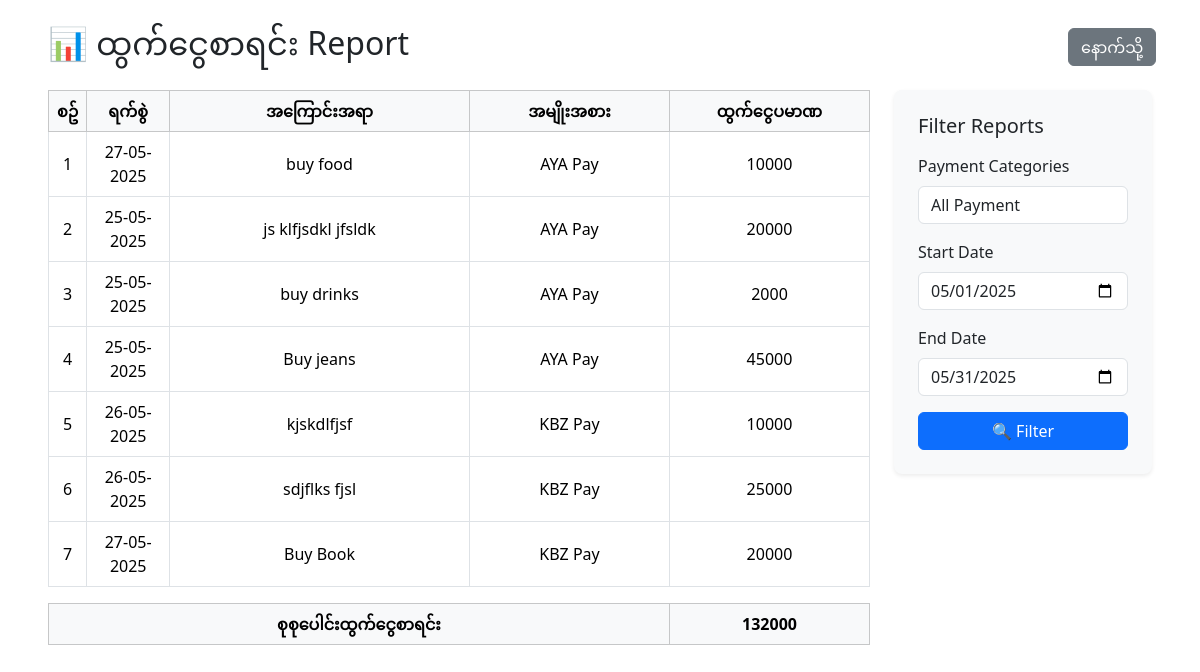
/report.php?report=total_cash_out, run on the app's committed database.
### tables this page shows
CREATE TABLE `cashbook` (
  `id` int(11) NOT NULL,
  `date` date NOT NULL,
  `description` text NOT NULL,
  `in_amt` int(11) NOT NULL,
  `out_amt` int(11) NOT NULL,
  `balance` int(11) NOT NULL,
  `category_id` int(11) NOT NULL,
  `created_at` timestamp NOT NULL DEFAULT current_timestamp() ON UPDATE current_timestamp()
);

CREATE TABLE `payment_categories` (
  `id` int(11) NOT NULL,
  `name` varchar(100) NOT NULL,
  `image` varchar(255) NOT NULL
);

### report.php (the view, shortened to what this page needs)
<?php include 'connect.php'; ?>
<div class="mx-5 py-4">
  <div class="mb-4 d-flex">
    <div class="col-11">
      <h2 class="mb-0">
        📊
        <?php
            if($_GET['report'] == 'cash_in_percentage'){
                echo "ငွေသွင်းဝန်ဆောင်ခ";
            } elseif($_GET['report'] == 'cash_out_percentage'){
                echo "ငွေထုတ်ဝန်ဆောင်ခ";
            } elseif($_GET['report'] == 'total_cash_in'){
                echo "ငွေဝင်စာရင်း";
            } elseif($_GET['report'] == 'total_cash_out'){
                echo "ထွက်ငွေစာရင်း";
            } elseif($_GET['report'] == 'total_cash_in_out'){
                echo "ငွေအဝင်/အထွက်စာရင်း";
            } elseif($_GET['report'] == 'balance'){
                echo "လက်ကျန်ငွေစာရင်း";
            }
        ?>
        Report
      </h2>
    </div>
    <div class="col">
      <a href="index.php"><button type="button" name="button" class="btn btn-secondary mt-1 ms-2">နောက်သို့</button></a>
    </div>
  </div>
  <div class="row">
    <div class="col-lg-9 mb-4">
    <?php
      if($_GET['report'] == 'cash_in_percentage'){
        if(isset($_POST['filter']) && !empty($_POST['start_date']) && !empty($_POST['end_date']) && !empty($_POST['payment_category'])){
          $start_date = $_POST['start_date'];
          $end_date = $_POST['end_date'];
          $payment_category = $_POST['payment_category'];
          $cash_in_percentagestmt = $pdo->prepare("SELECT * FROM cashbook WHERE in_amt != 0 AND date BETWEEN '$start_date' AND '$end_date' AND category_id='$payment_category'");
        }elseif(isset($_POST['filter']) && !empty($_POST['start_date']) && !empty($_POST['end_date'])){
          $start_date = $_POST['start_date'];
          $end_date = $_POST['end_date'];
          $cash_in_percentagestmt = $pdo->prepare("SELECT * FROM cashbook WHERE in_amt != 0 AND date BETWEEN '$start_date' AND '$end_date'");
        }elseif(isset($_POST['filter']) && !empty($_POST['payment_category'])){
          $payment_category = $_POST['payment_category'];
          $cash_in_percentagestmt = $pdo->prepare("SELECT * FROM cashbook WHERE in_amt != 0 AND category_id='$payment_category'");
        }else{
          $cash_in_percentagestmt = $pdo->prepare("SELECT * FROM cashbook WHERE in_amt != 0");
        }
        $cash_in_percentagestmt->execute();
        $cash_in_percentagedatas = $cash_in_percentagestmt->fetchAll();
    ?>
    <div class="table-responsive">
        <table class="table table-bordered table-hover align-middle">
          <thead class="table-light">
            <tr>
                <th class="text-center">စဥ်</th>
                <th class="text-center">ရက်စွဲ</th>
                <th class="text-center" style="width: 200px;">အမျိုးအစား</th>
                <th class="text-center">အဝင်ငွေပမာဏ</th>
                <th class="text-center">ဝန်ဆောင်ခ ( % ) </th>
                <th class="text-center">ဝန်ဆောင်ခပမာဏ</th>
            </tr>
          </thead>
          <tbody>
            <?php
            $no = 1;
            foreach($cash_in_percentagedatas as $cash_in_percentagedata){
                $id = $cash_in_percentagedata['id'];
                $payment_category = $cash_in_percentagedata['category_id'];
                $percentagestmt = $pdo->prepare("SELECT * FROM percentage WHERE cash_id = '$id'");
                $percentagestmt->execute();
                $percentagedatas = $percentagestmt->fetch(PDO::FETCH_ASSOC);
                $paymentstmt = $pdo->prepare("SELECT * FROM payment_categories WHERE id='$payment_category'");
                $paymentstmt->execute();
                $paymentdatas = $paymentstmt->fetch(PDO::FETCH_ASSOC);
            ?>
            <tr>
              <td class="text-center"><?php echo $no; ?></td>
              <td class="text-center"><?php echo date('d-m-Y', strtotime($cash_in_percentagedata['date'])) ?></td>
              <td class="text-center"><?php echo $paymentdatas['name']; ?></td>
              <td class="text-center"><?php echo $cash_in_percentagedata['in_amt']; ?></td>
              <td class="text-center"><?php echo $percentagedatas['percentage']; ?></td>
              <td class="text-center" style="width: 150px;"><?php echo $percentagedatas['percentage_amt']; ?></td>
            </tr>
            <?php
            $no++;
            }
            ?>
          </tbody>
        </table>
        <?php
          if(isset($_POST['filter']) && !empty($_POST['start_date']) && !empty($_POST['end_date']) && !empty($_POST['payment_category'])){
            $start_date = $_POST['start_date'];
            $end_date = $_POST['end_date'];
            $payment_category = $_POST['payment_category'];
            $total_percentagestmt = $pdo->prepare("SELECT SUM(percentage_amt) AS total_percentage_amt FROM percentage WHERE inorout = 'in' AND date BETWEEN '$start_date' AND '$end_date' AND category_id='$payment_category'");
          }elseif(isset($_POST['filter']) && !empty($_POST['start_date']) && !empty($_POST['end_date'])){
            $start_date = $_POST['start_date'];
            $end_date = $_POST['end_date'];
            $total_percentagestmt = $pdo->prepare("SELECT SUM(percentage_amt) AS total_percentage_amt FROM percentage WHERE inorout = 'in' AND date BETWEEN '$start_date' AND '$end_date'");
          }elseif(isset($_POST['filter']) && !empty($_POST['payment_category'])){
            $payment_category = $_POST['payment_category'];
            $total_percentagestmt = $pdo->prepare("SELECT SUM(percentage_amt) AS total_percentage_amt FROM percentage WHERE inorout = 'in' AND category_id='$payment_category'");
          }else{
            $total_percentagestmt = $pdo->prepare("SELECT SUM(percentage_amt) AS total_percentage_amt FROM percentage WHERE inorout = 'in'");
          }
            $total_percentagestmt->execute();
            $total_percentagedatas = $total_percentagestmt->fetch(PDO::FETCH_ASSOC);
        ?>
        <table class="table table-bordered table-hover align-middle">
          <thead class="table-light">
            <tr>
                <th class="text-center">စုစုပေါင်းငွေသွင်းဝန်ဆောင်ခ</th>
                <th class="text-center" style="width: 150px;"><?php echo $total_percentagedatas['total_percentage_amt']; ?></th>
            </tr>
          </thead>
        </table>
      </div>
    <?php
      }elseif($_GET['report'] == 'total_cash_out'){
        if(isset($_POST['filter']) && !empty($_POST['start_date']) && !empty($_POST['end_date']) && !empty($_POST['payment_category'])){
          $start_date = $_POST['start_date'];
          $end_date = $_POST['end_date'];
          $payment_category = $_POST['payment_category'];
          $total_cash_outstmt = $pdo->prepare("SELECT * FROM cashbook WHERE out_amt != 0 AND date BETWEEN '$start_date' AND '$end_date' AND category_id='$payment_category'");
        }elseif(isset($_POST['filter']) && !empty($_POST['start_date']) && !empty($_POST['end_date'])){
          $start_date = $_POST['start_date'];
          $end_date = $_POST['end_date'];
          $total_cash_outstmt = $pdo->prepare("SELECT * FROM cashbook WHERE out_amt != 0 AND date BETWEEN '$start_date' AND '$end_date'");
        }elseif(isset($_POST['filter']) && !empty($_POST['payment_category'])){
          $payment_category = $_POST['payment_category'];
          $total_cash_outstmt = $pdo->prepare("SELECT * FROM cashbook WHERE out_amt != 0 AND category_id='$payment_category'");
        }else{
          $total_cash_outstmt = $pdo->prepare("SELECT * FROM cashbook WHERE out_amt != 0");
        }
        $total_cash_outstmt->execute();
        $total_cash_outdatas = $total_cash_outstmt->fetchAll();
    ?>
    <div class="table-responsive">
        <table class="table table-bordered table-hover align-middle">
          <thead class="table-light">
            <tr>
                <th class="text-center">စဥ်</th>
                <th class="text-center">ရက်စွဲ</th>
                <th class="text-center" style="width: 300px;">အကြောင်းအရာ</th>
                <th class="text-center" style="width: 200px;">အမျိုးအစား</th>
                <th class="text-center" style="width: 200px;">ထွက်ငွေပမာဏ</th>
            </tr>
          </thead>
          <tbody>
            <?php
            $no = 1;
            foreach($total_cash_outdatas as $total_cash_outdata){
                $payment_category = $total_cash_outdata['category_id'];
                $paymentstmt = $pdo->prepare("SELECT * FROM payment_categories WHERE id='$payment_category'");
                $paymentstmt->execute();
                $paymentdatas = $paymentstmt->fetch(PDO::FETCH_ASSOC);
            ?>
            <tr>
              <td class="text-center"><?php echo $no; ?></td>
              <td class="text-center"><?php echo date('d-m-Y', strtotime($total_cash_outdata['date'])) ?></td>
              <td class="text-center"><?php echo $total_cash_outdata['description']; ?></td>
              <td class="text-center"><?php echo $paymentdatas['name']; ?></td>
              <td class="text-center"><?php echo $total_cash_outdata['out_amt']; ?></td>
            </tr>
            <?php
            $no++;
            }
            ?>
          </tbody>
        </table>
        <?php
          if(isset($_POST['filter']) && !empty($_POST['start_date']) && !empty($_POST['end_date']) && !empty($_POST['payment_category'])){
            $start_date = $_POST['start_date'];
            $end_date = $_POST['end_date'];
            $payment_category = $_POST['payment_category'];
            $total_cash_outstmt = $pdo->prepare("SELECT SUM(out_amt) AS total_out_amt FROM cashbook WHERE out_amt != 0 AND date BETWEEN '$start_date' AND '$end_date' AND category_id='$payment_category'");
          }elseif(isset($_POST['filter']) && !empty($_POST['start_date']) && !empty($_POST['end_date'])){
            $start_date = $_POST['start_date'];
            $end_date = $_POST['end_date'];
            $total_cash_outstmt = $pdo->prepare("SELECT SUM(out_amt) AS total_out_amt FROM cashbook WHERE out_amt != 0 AND date BETWEEN '$start_date' AND '$end_date'");
          }elseif(isset($_POST['filter']) && !empty($_POST['payment_category'])){
            $payment_category = $_POST['payment_category'];
            $total_cash_outstmt = $pdo->prepare("SELECT SUM(out_amt) AS total_out_amt FROM cashbook WHERE out_amt != 0 AND category_id='$payment_category'");
          }else{
            $total_cash_outstmt = $pdo->prepare("SELECT SUM(out_amt) AS total_out_amt FROM cashbook WHERE out_amt != 0");
          }
            $total_cash_outstmt->execute();
            $total_cash_outdatas = $total_cash_outstmt->fetch(PDO::FETCH_ASSOC);
        ?>
        <table class="table table-bordered table-hover align-middle">
          <thead class="table-light">
            <tr>
                <th class="text-center">စုစုပေါင်းထွက်ငွေစာရင်း</th>
                <th class="text-center" style="width: 200px;"><?php echo $total_cash_outdatas['total_out_amt']; ?></th>
            </tr>
          </thead>
        </table>
      </div>
      <?php
      }
      ?>
    </div>
    <div class="col-lg-3">
      <div class="bg-light rounded-3 p-4 shadow-sm">
        <h5 class="mb-3">Filter Reports</h5>
        <form method="post" class="d-flex flex-column gap-3">
          <div>
            <label for="startDate" class="form-label">Payment Categories</label>
            <select name="payment_category" id="" class="form-control">
            <option value="">All Payment</option>
            </select>
          </div>
          <div>
            <label for="startDate" class="form-label">Start Date</label>
            <input type="date" id="startDate" name="start_date" class="form-control" value="<?php if(!empty($_SESSION['start_date'])){ echo $_SESSION['start_date']; }else{ echo $_SESSION['default_start_date']; } ?>">
          </div>
          <div>
            <label for="endDate" class="form-label">End Date</label>
            <input type="date" id="endDate" name="end_date" class="form-control" value="<?php if(!empty($_SESSION['end_date'])){ echo $_SESSION['end_date']; }else{ echo $_SESSION['default_end_date']; } ?>">
          </div>
          <div>
            <button type="submit" class="btn btn-primary w-100" name="filter">🔍 Filter</button>
          </div>
        </form>
      </div>
    </div>
  </div>
</div>
<?php include 'footer.php'; ?>

### data on the page
cashbook: date "27-05-2025", description "buy food", payment_categories.name "AYA Pay", out_amt "10000"
cashbook: date "25-05-2025", description "js klfjsdkl jfsldk", payment_categories.name "AYA Pay", out_amt "20000"
cashbook: date "25-05-2025", description "buy drinks", payment_categories.name "AYA Pay", out_amt "2000"
cashbook: date "25-05-2025", description "Buy jeans", payment_categories.name "AYA Pay", out_amt "45000"
cashbook: date "26-05-2025", description "kjskdlfjsf", payment_categories.name "KBZ Pay", out_amt "10000"
cashbook: date "26-05-2025", description "sdjflks fjsl", payment_categories.name "KBZ Pay", out_amt "25000"
cashbook: date "27-05-2025", description "Buy Book", payment_categories.name "KBZ Pay", out_amt "20000"

### other printed values
$total_cash_outdatas['total_out_amt'] "132000"
